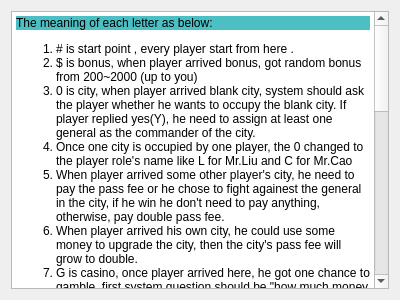
<?xml version="1.0" encoding="UTF-8"?>
<ui version="4.0">
 <class>Introduction</class>
 <widget class="QWidget" name="Introduction">
  <property name="geometry">
   <rect>
    <x>0</x>
    <y>0</y>
    <width>400</width>
    <height>300</height>
   </rect>
  </property>
  <property name="windowTitle">
   <string>Form</string>
  </property>
  <layout class="QGridLayout" name="gridLayout">
   <item row="0" column="0">
    <widget class="QTextBrowser" name="intro">
     <property name="html">
      <string>&lt;!DOCTYPE HTML PUBLIC &quot;-//W3C//DTD HTML 4.0//EN&quot; &quot;http://www.w3.org/TR/REC-html40/strict.dtd&quot;&gt;
&lt;html&gt;&lt;head&gt;&lt;meta name=&quot;qrichtext&quot; content=&quot;1&quot; /&gt;&lt;style type=&quot;text/css&quot;&gt;
p, li { white-space: pre-wrap; }
&lt;/style&gt;&lt;/head&gt;&lt;body style=&quot; font-family:'SimSun'; font-size:9pt; font-weight:400; font-style:normal;&quot;&gt;
&lt;p style=&quot; margin-top:12px; margin-bottom:12px; margin-left:0px; margin-right:0px; -qt-block-indent:0; text-indent:0px; background-color:#4bbfc3;&quot;&gt;&lt;span style=&quot; font-family:'Simsun'; font-size:medium; color:#000000; background-color:#4bbfc3;&quot;&gt;The meaning of each letter as below:&lt;/span&gt;&lt;/p&gt;
&lt;ol style=&quot;margin-top: 0px; margin-bottom: 0px; margin-left: 0px; margin-right: 0px; -qt-list-indent: 1;&quot;&gt;&lt;li style=&quot; font-family:'Simsun'; font-size:medium; color:#000000;&quot; style=&quot; margin-top:12px; margin-bottom:0px; margin-left:0px; margin-right:0px; -qt-block-indent:0; text-indent:0px;&quot;&gt;&lt;span style=&quot; font-size:medium;&quot;&gt;# is start point , every player start from here .&lt;/span&gt;&lt;/li&gt;
&lt;li style=&quot; font-family:'Simsun'; font-size:medium; color:#000000;&quot; style=&quot; margin-top:0px; margin-bottom:0px; margin-left:0px; margin-right:0px; -qt-block-indent:0; text-indent:0px;&quot;&gt;&lt;span style=&quot; font-size:medium;&quot;&gt;$ is bonus, when player arrived bonus, got random bonus from 200~2000 (up to you)&lt;/span&gt;&lt;/li&gt;
&lt;li style=&quot; font-family:'Simsun'; font-size:medium; color:#000000;&quot; style=&quot; margin-top:0px; margin-bottom:0px; margin-left:0px; margin-right:0px; -qt-block-indent:0; text-indent:0px;&quot;&gt;&lt;span style=&quot; font-size:medium;&quot;&gt;0 is city, when player arrived blank city, system should ask the player whether he wants to occupy the blank city. If player replied yes(Y), he need to assign at least one general as the commander of the city.&lt;/span&gt;&lt;/li&gt;
&lt;li style=&quot; font-family:'Simsun'; font-size:medium; color:#000000;&quot; style=&quot; margin-top:0px; margin-bottom:0px; margin-left:0px; margin-right:0px; -qt-block-indent:0; text-indent:0px;&quot;&gt;&lt;span style=&quot; font-size:medium;&quot;&gt;Once one city is occupied by one player, the 0 changed to the player role's name like L for Mr.Liu and C for Mr.Cao&lt;/span&gt;&lt;/li&gt;
&lt;li style=&quot; font-family:'Simsun'; font-size:medium; color:#000000;&quot; style=&quot; margin-top:0px; margin-bottom:0px; margin-left:0px; margin-right:0px; -qt-block-indent:0; text-indent:0px;&quot;&gt;&lt;span style=&quot; font-size:medium;&quot;&gt;When player arrived some other player's city, he need to pay the pass fee or he chose to fight againest the general in the city, if he win he don't need to pay anything, otherwise, pay double pass fee.&lt;/span&gt;&lt;/li&gt;
&lt;li style=&quot; font-family:'Simsun'; font-size:medium; color:#000000;&quot; style=&quot; margin-top:0px; margin-bottom:0px; margin-left:0px; margin-right:0px; -qt-block-indent:0; text-indent:0px;&quot;&gt;&lt;span style=&quot; font-size:medium;&quot;&gt;When player arrived his own city, he could use some money to upgrade the city, then the city's pass fee will grow to double.&lt;/span&gt;&lt;/li&gt;
&lt;li style=&quot; font-family:'Simsun'; font-size:medium; color:#000000;&quot; style=&quot; margin-top:0px; margin-bottom:0px; margin-left:0px; margin-right:0px; -qt-block-indent:0; text-indent:0px;&quot;&gt;&lt;span style=&quot; font-size:medium;&quot;&gt;G is casino, once player arrived here, he got one chance to gamble, first system question should be &amp;quot;how much money you want to gamble ?&amp;quot; and player put some money to gamble. Second system output is to let player known if the gamble is win or lose. For loss case, player got nothing back, if player win the gamble, got 2 times bonus.&lt;/span&gt;&lt;/li&gt;
&lt;li style=&quot; font-family:'Simsun'; font-size:medium; color:#000000;&quot; style=&quot; margin-top:0px; margin-bottom:0px; margin-left:0px; margin-right:0px; -qt-block-indent:0; text-indent:0px;&quot;&gt;&lt;span style=&quot; font-size:medium;&quot;&gt;H is hotel, once customer arrived here, system should invite 3 generals to player, and ask if they want to buy one of them.&lt;/span&gt;&lt;/li&gt;
&lt;li style=&quot; font-family:'Simsun'; font-size:medium; color:#000000;&quot; style=&quot; margin-top:0px; margin-bottom:0px; margin-left:0px; margin-right:0px; -qt-block-indent:0; text-indent:0px;&quot;&gt;&lt;span style=&quot; font-size:medium;&quot;&gt;A is arsenal, player who arrived here got one chance to buy one weapon out of 5 options, and the weapon could be assigned to one specific general to promt his/her attack. Each general is only allowed to have one weapon in hand at one time.&lt;/span&gt;&lt;/li&gt;
&lt;li style=&quot; font-family:'Simsun'; font-size:medium; color:#000000;&quot; style=&quot; margin-top:0px; margin-bottom:0px; margin-left:0px; margin-right:0px; -qt-block-indent:0; text-indent:0px;&quot;&gt;&lt;span style=&quot; font-size:medium;&quot;&gt;T is supermarket, customer could buy some props here. There are 3 kinds of props: TP (player can use TP to transfer to any position in the map), Barricade(disable other playes from pass the barricade, instead they start move backwards after meet the barricade) and Hypnosis (to disable one other play from doing any action)&lt;/span&gt;&lt;/li&gt;
&lt;li style=&quot; font-family:'Simsun'; font-size:medium; color:#000000;&quot; style=&quot; margin-top:0px; margin-bottom:0px; margin-left:0px; margin-right:0px; -qt-block-indent:0; text-indent:0px;&quot;&gt;&lt;span style=&quot; font-size:medium;&quot;&gt;o is normal area, nothing happens if player arrived (or you can add something , up to you)&lt;/span&gt;&lt;/li&gt;
&lt;li style=&quot; font-family:'Simsun'; font-size:medium; color:#000000;&quot; style=&quot; margin-top:0px; margin-bottom:0px; margin-left:0px; margin-right:0px; -qt-block-indent:0; text-indent:0px;&quot;&gt;&lt;span style=&quot; font-size:medium;&quot;&gt;once one general is assigned to some city, which means he is not along with the king, and then he can not be able to fight for the king directly when the king arrived some other king's area and are asking for the pass fee.&lt;/span&gt;&lt;/li&gt;
&lt;li style=&quot; font-family:'Simsun'; font-size:medium; color:#000000;&quot; style=&quot; margin-top:0px; margin-bottom:12px; margin-left:0px; margin-right:0px; -qt-block-indent:0; text-indent:0px;&quot;&gt;&lt;span style=&quot; font-size:medium;&quot;&gt;once one player dont have enough money to pay the pass fee, and lose the fight, one of his general (in some city or along with him) will leave. If he have no more generals in hand, the player game over.&lt;/span&gt;&lt;/li&gt;&lt;/ol&gt;
&lt;p style=&quot; margin-top:12px; margin-bottom:12px; margin-left:0px; margin-right:0px; -qt-block-indent:0; text-indent:0px; background-color:#4bbfc3;&quot;&gt;&lt;span style=&quot; font-family:'Simsun'; font-size:medium; color:#000000; background-color:#4bbfc3;&quot;&gt;Evert round, player can chose :&lt;/span&gt;&lt;/p&gt;
&lt;ol style=&quot;margin-top: 0px; margin-bottom: 0px; margin-left: 0px; margin-right: 0px; -qt-list-indent: 1;&quot;&gt;&lt;li style=&quot; font-family:'Simsun'; font-size:medium; color:#000000;&quot; style=&quot; margin-top:12px; margin-bottom:0px; margin-left:0px; margin-right:0px; -qt-block-indent:0; text-indent:0px;&quot;&gt;&lt;span style=&quot; font-size:medium;&quot;&gt;PROPS: use some props&lt;/span&gt;&lt;/li&gt;
&lt;li style=&quot; font-family:'Simsun'; font-size:medium; color:#000000;&quot; style=&quot; margin-top:0px; margin-bottom:0px; margin-left:0px; margin-right:0px; -qt-block-indent:0; text-indent:0px;&quot;&gt;&lt;span style=&quot; font-size:medium;&quot;&gt;ROLL: roll and then move 1~6 steps randomly&lt;/span&gt;&lt;/li&gt;
&lt;li style=&quot; font-family:'Simsun'; font-size:medium; color:#000000;&quot; style=&quot; margin-top:0px; margin-bottom:0px; margin-left:0px; margin-right:0px; -qt-block-indent:0; text-indent:0px;&quot;&gt;&lt;span style=&quot; font-size:medium;&quot;&gt;QUERY: query current player's info (cities, generals, money, props ..)&lt;/span&gt;&lt;/li&gt;
&lt;li style=&quot; font-family:'Simsun'; font-size:medium; color:#000000;&quot; style=&quot; margin-top:0px; margin-bottom:0px; margin-left:0px; margin-right:0px; -qt-block-indent:0; text-indent:0px;&quot;&gt;&lt;span style=&quot; font-size:medium;&quot;&gt;QUERY ALL: query all player's info&lt;/span&gt;&lt;/li&gt;
&lt;li style=&quot; font-family:'Simsun'; font-size:medium; color:#000000;&quot; style=&quot; margin-top:0px; margin-bottom:12px; margin-left:0px; margin-right:0px; -qt-block-indent:0; text-indent:0px;&quot;&gt;&lt;span style=&quot; font-size:medium;&quot;&gt;QUIT: quick the game.&lt;/span&gt;&lt;/li&gt;&lt;/ol&gt;&lt;/body&gt;&lt;/html&gt;</string>
     </property>
    </widget>
   </item>
  </layout>
 </widget>
 <resources/>
 <connections/>
</ui>
